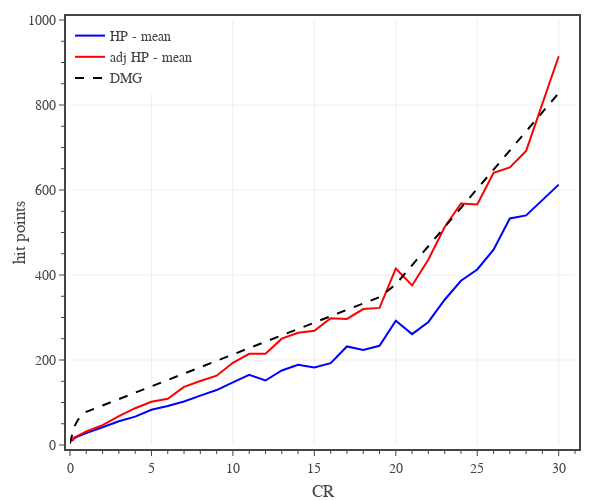

The code cell stored with this chart in its notebook:
### Code cell
# plots monster HP vs CR

# create figure
fig = go.Figure(
    layout=go.Layout(
        template=tfb.FIG_TEMPLATE,
        margin=dict(l=70, r=25, b=55, t=20, pad=4),
        xaxis=dict(
            title_text='CR',
            range=[0,31],
            tick0=0, dtick=5,
            minor=dict(tick0=0, dtick=1),
        ),
        yaxis=dict(
            title_text='hit points',
            range=[0,1000],
            tick0=0, dtick=200,
            minor=dict(tick0=0, dtick=50),
        ),
        legend=dict(
            xanchor='left', yanchor='top',
            x=0.00, y=1.00,
            orientation='v',
            tracegroupgap=0,
        )
    )
)

plot_confidence_interval(fig, df0, 0.0, 'CR', 'HP', 'HP', 'rgba(0, 0, 255, 1.0)', 'rgba(0, 0, 255, 0.3)')

plot_confidence_interval(fig, df0, 0.0, 'CR', 'adj HP', 'adj HP', 'rgba(255, 0, 0, 1.0)', 'rgba(255, 0, 0, 0.3)')

# plot reference line
fig.add_trace(go.Scatter(
    x=dfD.index, y=dfD['HP Mean'],
    mode='lines', 
    name='DMG',
    line=dict(color='black', dash='dash'),
    hoverinfo='skip', 
))

# show figure
fig.update_layout(width=600, height=500)
fig.show(config=tfb.FIG_CONFIG)

# save figures
if SAVEFIGS:
    fig.update_layout(autosize=True, width=None, height=None)
    tfb.save_fig_html(fig, format='large', name='fig-hp-vs-cr')
    tfb.save_fig_html(fig, format='small', name='fig-hp-vs-cr')

### Figure 1 — Plotly figure (JSON) as saved in the notebook; plotly's stock layout.template omitted (floating-point values rounded to 4 significant figures)
{"data": [{"hovertemplate": "<b>HP</b><br>CR %{x:,.0f}<br>Mean %{y:,.1f}<br><extra></extra>", "legendgroup": "HP", "line": {"color": "rgba(0, 0, 255, 1.0)"}, "mode": "lines", "name": "HP - mean", "type": "scatter", "x": [0.125, 0.25, 0.5, 1, 2, 3, 4, 5, 6, 7, 8, 9, 10, 11, 12, 13, 14, 15, 16, 17, 18, 19, 20, 21, 22, 23, 24, 25, 26, 27, 28, 30], "y": [9.455, 15.77, 20.2, 28.06, 41.69, 55.78, 66.84, 82.84, 91.76, 102.4, 116.2, 129.3, 147.4, 165.1, 151.8, 175.3, 189.0, 182.6, 192.7, 231.9, 223.7, 233.5, 292.5, 260.9, 289.6, 341.8, 386.5, 413.1, 459.6, 533, 540.1, 612.6]}, {"hovertemplate": "<b>adj HP</b><br>CR %{x:,.0f}<br>Mean %{y:,.1f}<br><extra></extra>", "legendgroup": "adj HP", "line": {"color": "rgba(255, 0, 0, 1.0)"}, "mode": "lines", "name": "adj HP - mean", "type": "scatter", "x": [0.125, 0.25, 0.5, 1, 2, 3, 4, 5, 6, 7, 8, 9, 10, 11, 12, 13, 14, 15, 16, 17, 18, 19, 20, 21, 22, 23, 24, 25, 26, 27, 28, 30], "y": [9.759, 17.31, 22.22, 31.88, 46.61, 67.85, 86.59, 101.6, 108.7, 136.7, 150.4, 163.0, 193.3, 214.4, 214.6, 250.2, 264.2, 268.9, 298.2, 296.7, 319.8, 322.6, 415.3, 375.4, 436.6, 512.9, 568.4, 566.1, 640.5, 653, 692.0, 914.6]}, {"hoverinfo": "skip", "line": {"color": "black", "dash": "dash"}, "mode": "lines", "name": "DMG", "type": "scatter", "x": [0, 0.125, 0.25, 0.5, 1, 2, 3, 4, 5, 6, 7, 8, 9, 10, 11, 12, 13, 14, 15, 16, 17, 18, 19, 20, 21, 22, 23, 24, 25, 26, 27, 28, 29, 30], "y": [3.5, 21, 42.5, 60, 78, 93, 108, 123, 138, 153, 168, 183, 198, 213, 228, 243, 258, 273, 288, 303, 318, 333, 348, 378, 423, 468, 513, 558, 603, 648, 693, 738, 783, 828]}], "layout": {"height": 500, "legend": {"orientation": "v", "tracegroupgap": 0, "x": 0, "xanchor": "left", "y": 1, "yanchor": "top"}, "margin": {"b": 55, "l": 70, "pad": 4, "r": 25, "t": 20}, "width": 600, "xaxis": {"dtick": 5, "minor": {"dtick": 1, "tick0": 0}, "range": [0, 31], "tick0": 0, "title": {"text": "CR"}}, "yaxis": {"dtick": 200, "minor": {"dtick": 50, "tick0": 0}, "range": [0, 1000], "tick0": 0, "title": {"text": "hit points"}}}}
